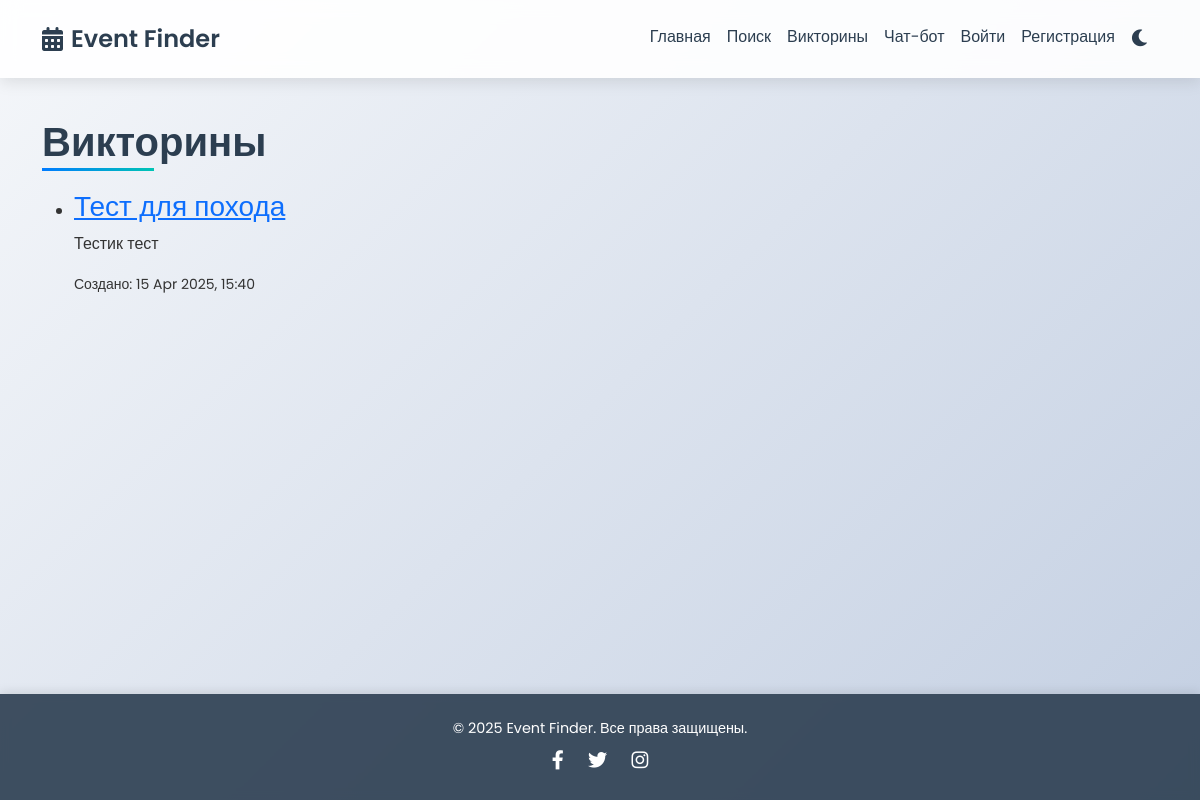
Screenshot of /quizzes/ with the database file from the repository.
### events/models.py (models this page shows, shortened)
class Quiz(models.Model):
    title = models.CharField(max_length=200, verbose_name="Название викторины")
    description = models.TextField(verbose_name="Описание")
    created_at = models.DateTimeField(auto_now_add=True, verbose_name="Дата создания")
    class Meta:
        verbose_name = "Викторина"
        verbose_name_plural = "Викторины"

### events/views.py (the view)
# urls.py: path('quizzes/', views.quiz_list, name='quiz_list'),
def quiz_list(request):
    quizzes = Quiz.objects.all()
    return render(request, 'events/quiz_list.html', {'quizzes': quizzes})

### events/templates/events/quiz_list.html (shortened to what this page needs)
{% extends 'events/base.html' %}
{% block content %}
    <h1>Викторины</h1>
    <div class="quiz-list">
        {% if quizzes %}
            <ul>
                {% for quiz in quizzes %}
                    <li>
                        <h3><a href="{% url 'events:quiz_detail' quiz.id %}">{{ quiz.title }}</a></h3>
                        <p>{{ quiz.description }}</p>
                        <small>Создано: {{ quiz.created_at|date:"d M Y, H:i" }}</small>
                    </li>
                {% endfor %}
            </ul>
        {% else %}
            <p>Викторины пока недоступны. Пожалуйста, зайдите позже.</p>
        {% endif %}
    </div>
{% endblock %}

### static/css/styles.css (style rules this page uses)
* { margin: 0; padding: 0; box-sizing: border-box; }
body { font-family: 'Poppins', sans-serif; background: linear-gradient(135deg, #f5f7fa 0%, #c3cfe2 100%); color: #333; min-height: 100vh; display: flex; flex-direction: column; }
h1 { font-weight: 600; color: #2c3e50; margin-bottom: 1.5rem; position: relative; display: inline-block; }
h1::after { content: ''; position: absolute; bottom: -5px; left: 0; width: 50%; height: 3px; background: linear-gradient(to right, #007bff, #00c4b4); }

### rows the page displays
Quiz: title "Тест для похода", description "Тестик тест", created_at "15 Apr 2025, 15:40"
